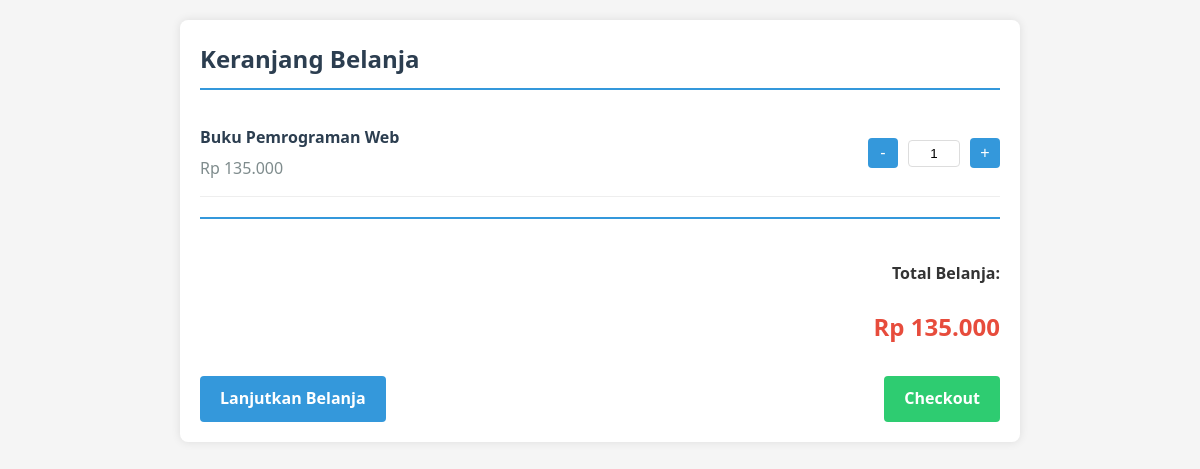
Screenshot of /keranjang.php (signed in) with the database file from the repository.
### tables this page shows
CREATE TABLE `keranjang` (
  `id_keranjang` int(11) NOT NULL,
  `id_user` int(11) NOT NULL,
  `id_produk` int(11) NOT NULL,
  `jumlah` int(11) DEFAULT 1,
  `created_at` timestamp NOT NULL DEFAULT current_timestamp()
);

CREATE TABLE `produk` (
  `id_produk` int(11) NOT NULL,
  `nama_produk` varchar(100) NOT NULL,
  `kategori_produk` varchar(50) NOT NULL,
  `gambar` varchar(200) NOT NULL,
  `harga` int(11) NOT NULL,
  `deskripsi` text NOT NULL,
  `stok` int(11) NOT NULL
);

### keranjang.php (the view, shortened to what this page needs)
<?php
include "config.php";
$query = mysqli_query($conn, "
    SELECT produk.id_produk, produk.nama_produk, produk.harga, keranjang.jumlah
    FROM keranjang
    JOIN produk ON keranjang.id_produk = produk.id_produk
    WHERE keranjang.id_user = {$_SESSION['user_id']}
");
$total = 0;
$item_count = mysqli_num_rows($query);
?>
<!DOCTYPE html>
<html lang="id">
<head>
</head>
<body>
    <div class="container">
        <h2>Keranjang Belanja</h2>
        <?php if ($item_count == 0): ?>
            <div class="empty-cart">
                <p>Keranjang belanja Anda kosong</p>
                <a href="index.php" class="btn btn-continue">Lanjutkan Belanja</a>
            </div>
        <?php else: ?>
            <?php while ($row = mysqli_fetch_assoc($query)): ?>
                <div class="cart-item">
                    <div class="item-info">
                        <div class="item-name"><?php echo $row['nama_produk']; ?></div>
                        <div class="item-price">Rp <?php echo number_format($row['harga'], 0, ',', '.'); ?></div>
                    </div>
                    <div class="quantity-control">
                        <form action="update_cart.php" method="post" style="display:flex; align-items:center;">
                            <button type="submit" name="action" value="decrease" class="quantity-btn">-</button>
                            <input type="text" name="quantity" value="<?php echo $row['jumlah']; ?>" class="quantity-input" readonly>
                            <button type="submit" name="action" value="increase" class="quantity-btn">+</button>
                        </form>
                    </div>
                </div>
                <?php $total += $row['harga'] * $row['jumlah']; ?>
            <?php endwhile; ?>
            <div class="total-section">
                <h4>Total Belanja:</h4>
                <div class="total-amount">Rp <?php echo number_format($total, 0, ',', '.'); ?></div>
            </div>
            <div class="action-buttons">
                <a href="index.php" class="btn btn-continue">Lanjutkan Belanja</a>
                <a href="checkout.php" onclick="return validateCheckout()" class="btn btn-checkout">Checkout</a>
            </div>
        <?php endif; ?>
    </div>
</body>
</html>

### keranjang.php (style rules this page uses)
body { font-family: 'Segoe UI', Tahoma, Geneva, Verdana, sans-serif; line-height: 1.6; margin: 0; padding: 20px; background-color: #f5f5f5; color: #333; }
.container { max-width: 800px; margin: 0 auto; background: white; padding: 20px; border-radius: 8px; box-shadow: 0 0 10px rgba(0,0,0,0.1); }
h2 { color: #2c3e50; border-bottom: 2px solid #3498db; padding-bottom: 10px; margin-top: 0; }
.cart-item { display: flex; justify-content: space-between; align-items: center; padding: 15px 0; border-bottom: 1px solid #eee; }
.item-info { flex: 1; }
.item-name { font-weight: bold; margin-bottom: 5px; color: #2c3e50; }
.item-price { color: #7f8c8d; }
.quantity-control { display: flex; align-items: center; }
.quantity-btn { background: #3498db; color: white; border: none; width: 30px; height: 30px; border-radius: 4px; cursor: pointer; font-size: 16px; display: flex; align-items: center; justify-content: center; }
.quantity-input { width: 40px; text-align: center; margin: 0 10px; padding: 5px; border: 1px solid #ddd; border-radius: 4px; }
.total-section { text-align: right; margin-top: 20px; padding-top: 20px; border-top: 2px solid #3498db; }
.total-amount { font-size: 24px; font-weight: bold; color: #e74c3c; }
.action-buttons { display: flex; justify-content: space-between; margin-top: 30px; }
.btn { padding: 10px 20px; border-radius: 4px; text-decoration: none; font-weight: bold; transition: all 0.3s; }
.btn-checkout { background: #2ecc71; color: white; }
.btn-continue { background: #3498db; color: white; }

### rows the page displays
keranjang: id_produk.nama_produk "Buku Pemrograman Web", id_produk.harga "135.000", quantity "1"

### other values shown
$total "135.000"
